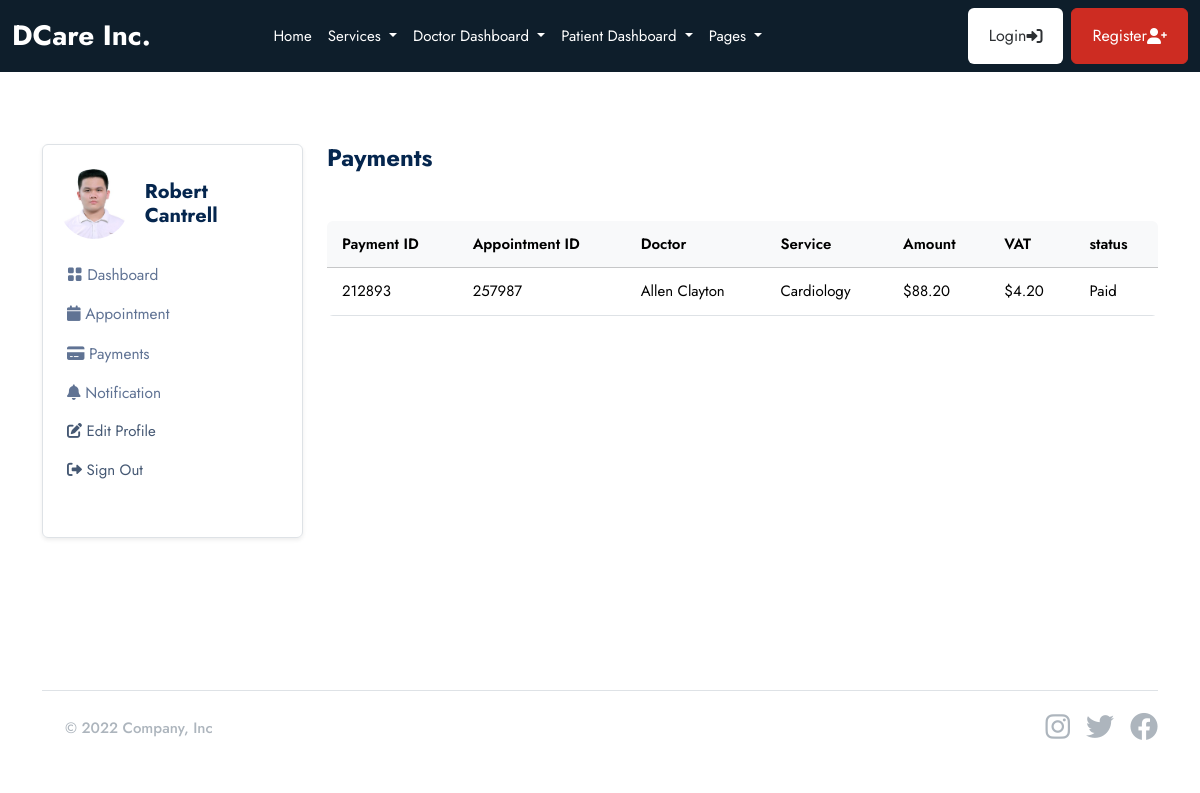
The page /patient/payments/ (signed in) on the database its author committed.
### userauths/models.py (models this page shows, shortened)
class User(AbstractUser):
    email = models.EmailField(_('email address'), unique=True)
    username = models.CharField(max_length=100, null=True, blank=True)
    user_type = models.CharField(max_length=50, choices=USER_TYPE, null=True, blank=True, default=None)
    is_active = models.BooleanField(default=True)
    is_staff = models.BooleanField(default=False)
    USERNAME_FIELD = 'email'
    REQUIRED_FIELDS = ['username']

### patient/models.py (models this page shows, shortened)
class Patient(models.Model):
    user = models.OneToOneField(userauths_models.User, on_delete=models.CASCADE)
    image = models.FileField(upload_to="images", null=True, blank=True)
    full_name = models.CharField(max_length=100, null=True, blank=True)
    email = models.CharField(max_length=100, null=True, blank=True)
    mobile = models.CharField(max_length=100, null=True, blank=True)
    address = models.CharField(max_length=100, null=True, blank=True)
    gender = models.CharField(max_length=100, null=True, blank=True)
    date_of_birth = models.DateField(default=timezone.now, null=True, blank=True)
    blood_group = models.CharField(max_length=100, null=True, blank=True)

### base/models.py (models this page shows, shortened)
class Billing(models.Model):
    patient = models.ForeignKey(patient_models.Patient, on_delete=models.SET_NULL, null=True, blank=True,  related_name='billings')
    appointment = models.ForeignKey(Appointment, on_delete=models.CASCADE, related_name='billing', blank=True, null=True)
    sub_total = models.DecimalField(max_digits=10, decimal_places=2)
    tax = models.DecimalField(max_digits=10, decimal_places=2)
    total = models.DecimalField(max_digits=10, decimal_places=2)
    status = models.CharField(max_length=120, choices=[('Paid', 'Paid'), ('Unpaid', 'Unpaid')])
    billing_id = ShortUUIDField(length=6, max_length=10, alphabet="1234567890")
    date = models.DateTimeField(auto_now_add=True)

class Appointment(models.Model):
    STATUS = [
        ('Scheduled', 'Scheduled'),
        ('Completed', 'Completed'),
        ('Pending', 'Pending'),
        ('Cancelled', 'Cancelled')
    ]
    service = models.ForeignKey(Service, on_delete=models.SET_NULL, null=True, blank=True, related_name='service_appointments')
    doctor = models.ForeignKey(doctor_models.Doctor, on_delete=models.SET_NULL, null=True, blank=True, related_name='doctor_appointments')
    patient = models.ForeignKey(patient_models.Patient, on_delete=models.SET_NULL, null=True, blank=True, related_name='appointments_patient')
    appointment_date = models.DateTimeField(null=True, blank=True)
    issues = models.TextField(blank=True, null=True)
    symptoms = models.TextField(blank=True, null=True)
    appointment_id = ShortUUIDField(length=6, max_length=10, alphabet="1234567890")
    status = models.CharField(max_length=120, choices=STATUS)

class Service(models.Model):
    image = models.FileField(upload_to="images", null=True, blank=True)
    name = models.CharField(max_length=255)
    description = models.TextField(blank=True, null=True)
    cost = models.DecimalField(max_digits=10, decimal_places=2)
    available_doctors = models.ManyToManyField(doctor_models.Doctor, blank=True)

### doctor/models.py (models this page shows, shortened)
class Doctor(models.Model):
    user = models.OneToOneField(userauths_models.User, on_delete=models.CASCADE)
    full_name = models.CharField(max_length=100, null=True, blank=True)
    image = models.FileField(upload_to="images", null=True, blank=True)
    mobile = models.CharField(max_length=100, null=True, blank=True)
    country = models.CharField(max_length=100, null=True, blank=True)
    bio = models.CharField(max_length=100, null=True, blank=True)
    specialization = models.CharField(max_length=100, null=True, blank=True)
    qualifications = models.CharField(max_length=100, null=True, blank=True)
    years_of_experience = models.CharField(max_length=100, null=True, blank=True)
    next_available_appointment_date = models.DateTimeField(default=timezone.now, null=True, blank=True)

### patient/views.py (the view)
# urls.py: path("payments/", views.payments, name="payments"),
@login_required
def payments(request):
    patient = patient_models.Patient.objects.get(user=request.user)
    payments = base_models.Billing.objects.filter(appointment__patient=patient, status="Paid")
    context = {
        "payments": payments,
    }
    return render(request, "patient/payments.html", context)

### templates/patient/payments.html
{% extends 'partials/base.html' %} {% block content %}
<section class="pt-5 pb-5">
  <div class="container">
    <div class="row mt-0 mt-md-4">
      {% include 'patient/sidebar.html' %}
      <div class="col-lg-9 col-md-8 col-12">
        <h4 class="mb-0 mb-4 fw-bold">Payments</h4>
        <div class="card mb-4 mt-5">
          <div class="table-responsive overflow-y-hidden">
            <table
              class="table mb-0 text-nowrap table-hover table-centered text-nowrap"
            >
              <thead class="table-light">
                <tr>
                  <th>Payment ID</th>
                  <th>Appointment ID</th>
                  <th>Doctor</th>
                  <th>Service</th>
                  <th>Amount</th>
                  <th>VAT</th>
                  <th>status</th>
                </tr>
              </thead>
              <tbody>
                {% for p in payments %}
                <tr>
                  <td>{{p.billing_id}}</td>
                  <td>{{p.appointment.appointment_id}}</td>
                  <td>{{p.appointment.doctor.full_name}}</td>
                  <td>{{p.appointment.service.name}}</td>
                  <td>${{p.total}}</td>
                  <td>${{p.tax}}</td>
                  <td>{{p.status}}</td>
                </tr>
                {% endfor %}
              </tbody>
            </table>
          </div>
        </div>
      </div>
    </div>
  </div>
</section>
{% endblock content %}

### templates/patient/sidebar.html (shortened to what this page needs)
<div class="col-lg-3 col-md-4 col-12">
  <nav
    class="navbar navbar-expand-md shadow-sm mb-4 mb-lg-0 sidenav border rounded"
  >
    <div class="collapse navbar-collapse p-3" id="sidenav">
      <div class="navbar-nav flex-column">
        <div class="d-flex align-items-center mb-3">
          {% if request.user.patient.image %}
          <img
            src="{{request.user.patient.image.url}}"
            alt="avatar"
            class="rounded-circle avatar-xl"
            style="width: 70px; height: 70px; object-fit: cover"
          />
          {% endif %}
          <div class="ms-3">
            <h5 class="mb-0 fw-bold">{{request.user.patient.full_name}}</h5>
          </div>
        </div>
        <ul class="list-unstyled ms-n2 mb-4">
          <li class="nav-item">
            <a
              class="dropdown-item nav-link"
              href="{% url 'patient:dashboard' %}"
              ><i class="bi bi-grid-fill"></i> Dashboard</a
            >
          </li>
          <li class="nav-item">
            <a
              class="dropdown-item nav-link"
              href="{% url 'patient:appointments' %}"
              ><i class="fas fa-calendar"></i> Appointment</a
            >
          </li>
          <li class="nav-item">
            <a
              class="dropdown-item nav-link"
              href="{% url 'patient:payments' %}"
              ><i class="fas fa-credit-card"></i> Payments</a
            >
          </li>
          <li class="nav-item">
            <a
              class="dropdown-item nav-link"
              href="{% url 'patient:notifications' %}"
              ><i class="fas fa-bell"></i> Notification</a
            >
          </li>
          <li class="nav-item">
            <a class="nav-link" href="{% url 'patient:profile' %}">
              <i class="fas fa-edit"></i> Edit Profile
            </a>
          </li>
          <li class="nav-item">
            <a class="nav-link" href="{% url 'userauths:sign-out' %}">
              <i class="fas fa-sign-out-alt"></i> Sign Out
            </a>
          </li>
        </ul>
      </div>
    </div>
  </nav>
</div>

### rows shown on the page
User: user.patient.image (picture), user.patient.full_name "Robert Cantrell"
Billing: billing_id "212893", appointment.appointment_id "257987", appointment.doctor.full_name "Allen Clayton", appointment.service.name "Cardiology", total "88.20", tax "4.20", status "Paid"
